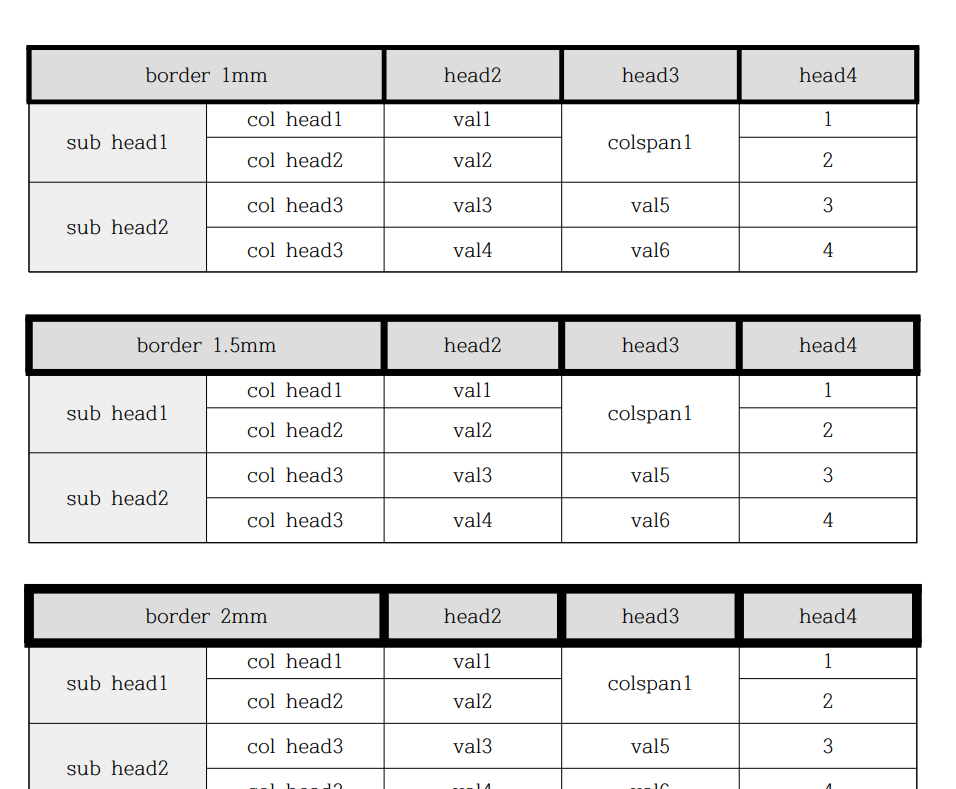
#> input picture checkLineScale/test-photo/line2.PNG, 956 x 789 px, found by its file name
$ python get_line_size.py   (older library calls are emulated)
#> lines starting #> are read from the running program, lines starting #| are printed output that depends on the picture; after the words box and inside, x2 and y2 are one past the last pixel; in counts of white or black regions, pixels touching at a corner belong together
# get line size
# 20200220
# minku Koo

import cv2
import matplotlib.pyplot as plt
import numpy as np
import sys

'''
라인 조건
1. 영역 벽에 붙어있음
2. 가장 긴 선

horizontal, vertical 구분
vertical 경우 -> horizontal 구조로 전환 후 계산

'''


class GetLineSize:
    def __init__(self, filename, regions, block_size = 15, c=0):
#> called with filename = './test-photo/line2.png', block_size = 15, c = 0
        self.filename = filename # file path
        # x1, x2, y1, y2
        self.p0, self.p1 = [regions[0], regions[2]], [regions[1], regions[3]]
        self.image = cv2.imread(self.filename) # read png file
#> self.image is the input picture: shape (789, 956, 3); mean B, G, R 225.3, 225.3, 225.3
        self.image_gray = cv2.cvtColor(self.image, cv2.COLOR_BGR2GRAY) # image to gray
        self.block_size = block_size # 주변 블록 사이즈
        self.c = c # 가감 상수
        self.div_line_scale = 120

        self.line_sizes = []
        self.line_size = []
        self.line_scale = 15

        self.main()


    # line size 계산
    def main(self):
        threshold = self.getThreshold(self.image_gray)

        #가로선 두께 계산
        horizontal_size = self.calc_line_size(threshold)
        # 회전
        threshold = self.vertical_to_horizontal(threshold)
        #세로선 두께 계산
        vertical_size = self.calc_line_size(threshold)

        self.line_sizes = horizontal_size + vertical_size
        self.line_size = list(set(self.line_sizes))

        self.line_scale = 120 # function

        return 0

    # Threshold계산
    def getThreshold(self, image_gray):
        threshold = cv2.adaptiveThreshold(
                        np.invert(image_gray),
                        255, #흑백 명도 최대값
                        cv2.ADAPTIVE_THRESH_GAUSSIAN_C,  #평균 계산 방법 / ADAPTIVE_THRESH_MEAN_C
                        cv2.THRESH_BINARY, # 흑백 반전 여부 /THRESH_BINARY_INV
                        self.block_size, # 블록 사이즈
                        self.c # 가감 상수
                    )
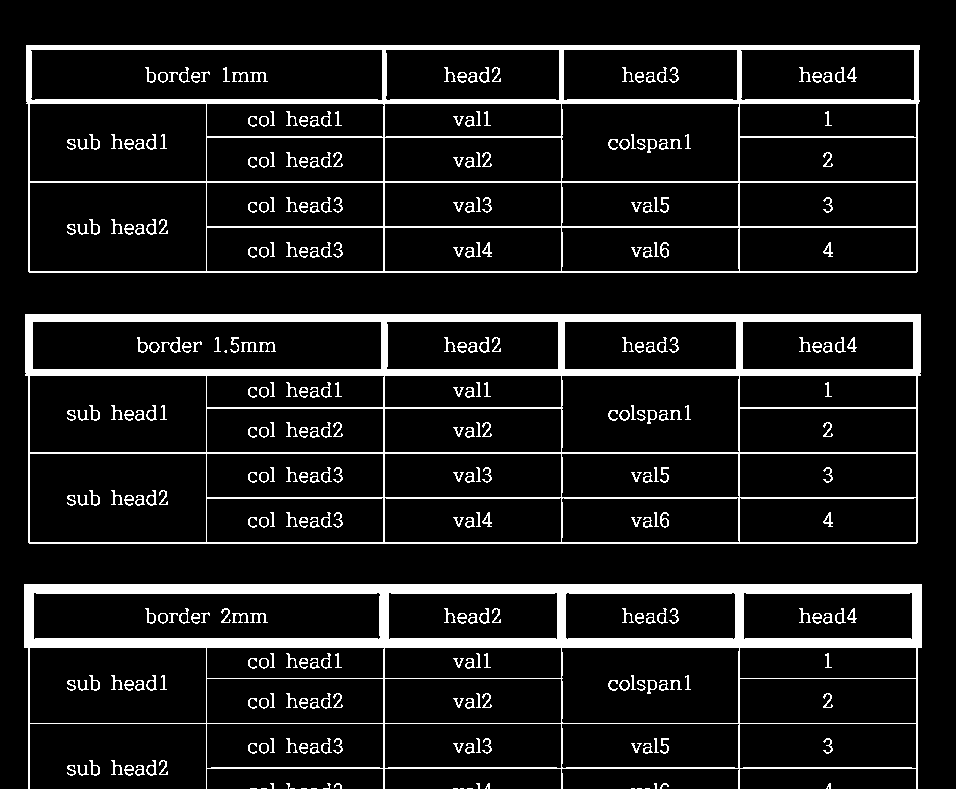
#> threshold: shape (789, 956); 10.8% white; 332 white regions (19 under 20 px), largest, box (x1, y1, x2, y2) and area: (24, 584, 922, 789) 24353, (25, 314, 921, 544) 22958, (26, 45, 920, 273) 17971
        return threshold

    # 반시계 방향으로 돌려줌, 세로선 to 가로선
    def vertical_to_horizontal(self, threshold):
        convert = [] #회전한 threshold
        for i in range(threshold.shape[1]):
            temp=[]
            for th in threshold:
                temp.append(th[i])
            convert.append(temp)
        convert.reverse()
        convert = np.array(convert)

        # 좌표값 변경
        temp = self.p0
        self.p0 = [self.p0[1], convert.shape[1]-self.p1[0]]
        self.p1 = [self.p1[1], convert.shape[1]-temp[0]]

        return convert

    # 나중에 삭제할 것 > 호출한 부분도 삭제할 것
    def show_plot(self, threshold):
        resize_img = cv2.resize(threshold, (500, 500))
        # cv2.imshow("show image", resize_img)
        # cv2.waitKey(0)

        pass

    # 영역에서 라인 두께 리스트 반환
    def line_size_list(self, dict):
        # 아무 선 감지 안된 경우
        if dict == {}: return []

        #최대 선 길이
        max_size = max(dict.keys())

        # 연속된 선 리스트, 인덱스
        tempList, temp = [], dict[max_size][0]-1
        size_list = [] # 선 두께 리스트
        for index in dict[max_size]:
            if index != temp+1: #연속되지 않은 경우
                size_list.append(len(tempList))
                tempList = [index] #선 리스트 초기화
            else: #연속된 경우
                tempList.append(index) #선 두께 추가
            temp = index
        size_list.append(len(tempList)) #마지막에 감지된 선 추가
        # print("size_list:",size_list)
        return size_list

    def calc_line_size(self, threshold): # case horizontal
        size = threshold.shape[1] // self.div_line_scale
        el = cv2.getStructuringElement(cv2.MORPH_RECT, ( size, 1 ))
        self.show_plot(threshold)

        # set region / remove except regions
        region_mask = np.zeros(threshold.shape)
        x1, y1 = self.p0[0], self.p0[1]
        x2, y2 = self.p1[0], self.p1[1]
        region_mask[y1 : y2, x1 : x2] = 1
        threshold = np.multiply(threshold, region_mask)
#> threshold: shape (789, 956) float64; 0.15% white in thin lines or dots, all inside (x1, y1, x2, y2) = (333, 400, 420, 544)

        # opening
        threshold = cv2.erode(threshold, el) # erosion
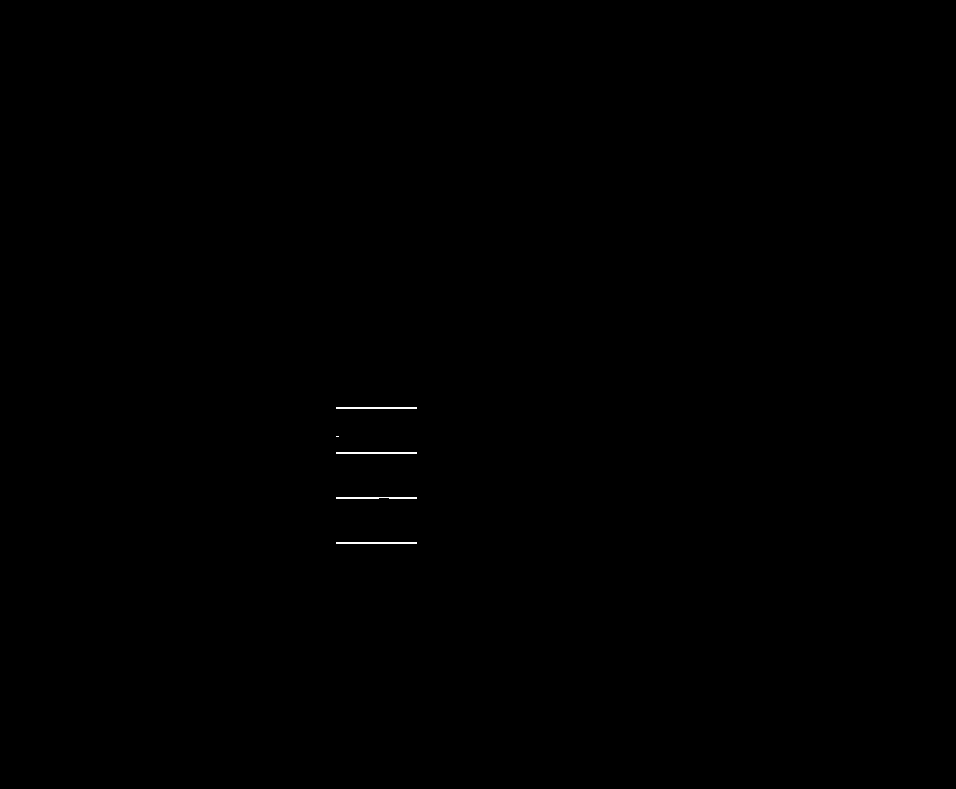
#> threshold: shape (789, 956) float64; 0.08% white in thin lines or dots, all inside (x1, y1, x2, y2) = (336, 407, 417, 544)
        threshold = cv2.dilate(threshold, el) # dilation
#> threshold: shape (789, 956) float64; 0.09% white in thin lines or dots, all inside (x1, y1, x2, y2) = (333, 407, 420, 544)

        try:
            _, contours, _ = cv2.findContours(
                threshold.astype(np.uint8), cv2.RETR_EXTERNAL, cv2.CHAIN_APPROX_SIMPLE
            )
#> contours = 5 contours, 1 with area under 20; largest, box (x1, y1, x2, y2) and area: (333, 542, 420, 544) 86, (333, 452, 420, 454) 86, (333, 407, 420, 409) 86, (333, 497, 420, 499) 82
        except ValueError:
            # for opencv backward compatibility
            contours, _ = cv2.findContours(
                threshold.astype(np.uint8), cv2.RETR_EXTERNAL, cv2.CHAIN_APPROX_SIMPLE
            )

        for c in contours:
            # print("c>",cv2.boundingRect(c))
            pass
#> this loop made 5 passes
#> c on passes 1, 3, 4, 5: [[333, 542], [333, 543], [419, 543], [419, 542]], [[333, 452], [333, 453], [419, 453], [419, 452]], [[333, 436], [341, 436]], [[333, 407], [333, 408], [419, 408], [419, 407]]


        self.show_plot(threshold)

        threshold_mark = threshold[ y1:y2, x1:x2 ]
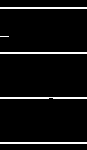
#> threshold_mark: shape (150, 87) float64; 5.4% white in thin lines or dots
        horizonSize = threshold_mark.shape[1] # 영역 가로 픽셀값

        # key: line size / value: line index
        line_detected = {} # 감지된 line 저장
        index = -1 # 세로 인덱스(per pixel) , for문 처음에 1 추가하면서 시작하기 때문에 -1로 설정
        for horizontal in threshold_mark: # one  horizontal line
            index+=1
            # 양 사이드 모두 0일 경우 = line으로 볼 수 없음
            if horizontal[0] ==0 and horizontal[-1] ==0: continue
            # 모든 픽셀값이 1개일 경우=모든 픽셀에 0이상 값 존재 / all pixel is filled
            # (모두 0일 경우는 위에서 걸러짐)
            if len(set(horizontal)) == 1 :
                if horizonSize in line_detected.keys():
                    line_detected[horizonSize].append(index)
                else: line_detected[horizonSize] = [index]
                continue

            lineSize = 0 # line size 초기화
            temp = horizontal[0] # 초기값은 0번째 index로 설정 (비교 위해)
            for cell in enumerate(horizontal):
                if cell[1] != temp:
                    lineSize = cell[0]+1
                    break

            # 계산된 line width와line index를 저장
            if lineSize in line_detected.keys():
                line_detected[lineSize].append(index)
            else: line_detected[lineSize] = [index]
#> this loop made 150 passes
#> temp on passes 37, 99: 255, 255
#> after the loop, index = 149; line_detected = {87: [7, 8, 52, 53, 97, 142, 143], 10: [36], 50: [98]}

        # line size 계산하고 반환
        return self.line_size_list(line_detected)
#> in line_size_list, `max_size = max(dict.keys())`: max_size = 87
#> in line_size_list, `tempList, temp = [], dict[max_size][0]-1`: tempList = []; temp = 6
#> the loop in line_size_list, `for index in dict[max_size]:` made 7 passes
#> (index, temp) on passes 3, 5, 6: (52, 52), (97, 97), (142, 142)
#> after the loop in line_size_list, `for index in dict[max_size]:`: size_list = [2, 2, 1]


if __name__ ==  "__main__":
    dirpath = "./test-photo/"

    imgname = "page-2"
    imgname = "line2"


    p0=[360, 210]
    p1=[420, 333]

    p0=[333, 400]
    p1=[420, 550]

    regions = [p0[0],p1[0], p0[1],p1[1]]

    getlinesize = GetLineSize(dirpath+ imgname+'.png', regions)
#> in main, `horizontal_size = self.calc_line_size(threshold)`: horizontal_size = [2, 2, 1, 2]
#> in main, `threshold = self.vertical_to_horizontal(threshold)`:
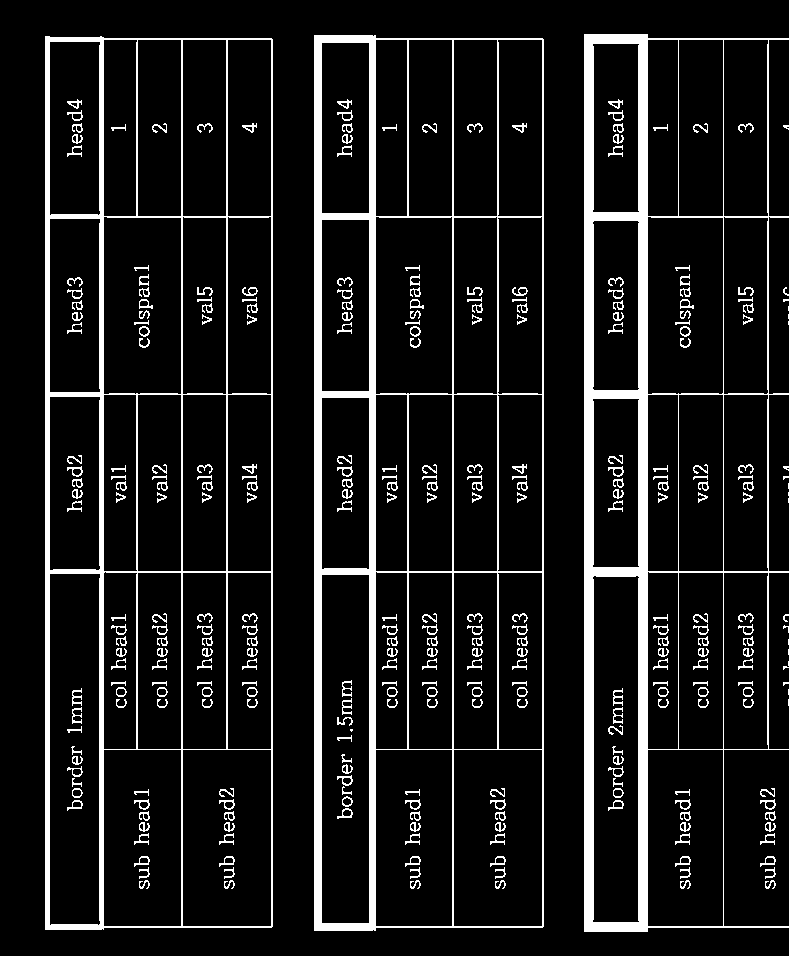
#> threshold: shape (956, 789); 10.8% white; 332 white regions (19 under 20 px), largest, box (x1, y1, x2, y2) and area: (584, 34, 789, 932) 24353, (314, 35, 544, 931) 22958, (45, 36, 273, 930) 17971
#> in show_plot (call 3), `resize_img = cv2.resize(threshold, (500, 500))`:
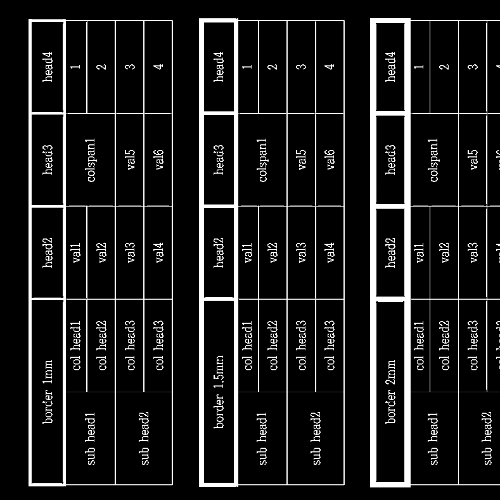
#> resize_img: shape (500, 500); min 0, max 255, mean 27.5
#> in calc_line_size (call 2), `threshold = cv2.erode(threshold, el)`:
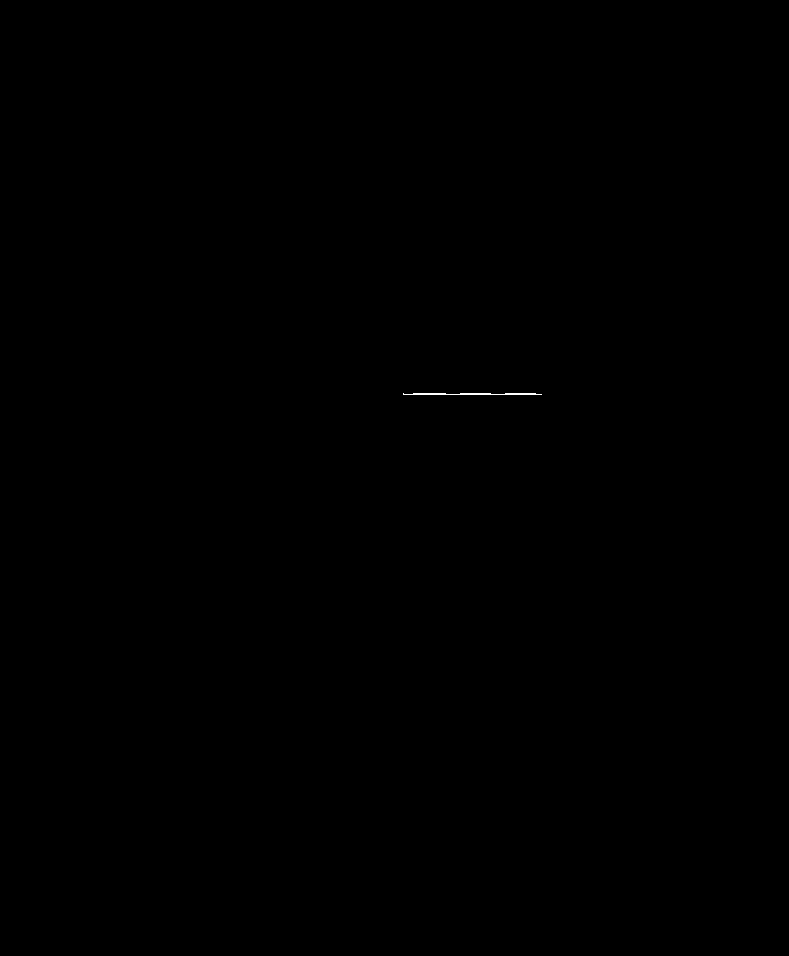
#> threshold: shape (956, 789) float64; 0.03% white in thin lines or dots, all inside (x1, y1, x2, y2) = (403, 393, 542, 395)
#> in calc_line_size (call 2), `_, contours, _ = cv2.findContours( threshold.astype(np.uint8), cv2.RET..`: contours = 1 contour; box (x1, y1, x2, y2) and area: (401, 393, 545, 395) 116
#> the loop in calc_line_size (call 2), `for c in contours: # print("c>",cv2.boundingRect(c))` made 1 pass
#> in calc_line_size (call 2), `threshold_mark = threshold[ y1:y2, x1:x2 ]`:
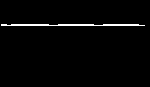
#> threshold_mark: shape (87, 150) float64; 2% white in thin lines or dots, all inside (x1, y1, x2, y2) = (1, 24, 145, 26)
#> the loop in calc_line_size (call 2), `for horizontal in threshold_mark:` made 87 passes
#> after the loop in calc_line_size (call 2), `for horizontal in threshold_mark:`: index = 86; line_detected = 0 items
#> in main, `vertical_size = self.calc_line_size(threshold)`: vertical_size = []
#> in main, `self.line_sizes = horizontal_size + vertical_size`: self.line_sizes = [2, 2, 1, 2]
#> in main, `self.line_size = list(set(self.line_sizes))`: self.line_size = [1, 2]
    print("**--- after class ---")
    print(getlinesize.line_size)
#| [1, 2]
    print(getlinesize.line_sizes)
#| [2, 2, 1, 2]
    print(getlinesize.line_scale)

$ run again, with checkLineScale/test-photo/line3.PNG copied over checkLineScale/test-photo/line2.PNG
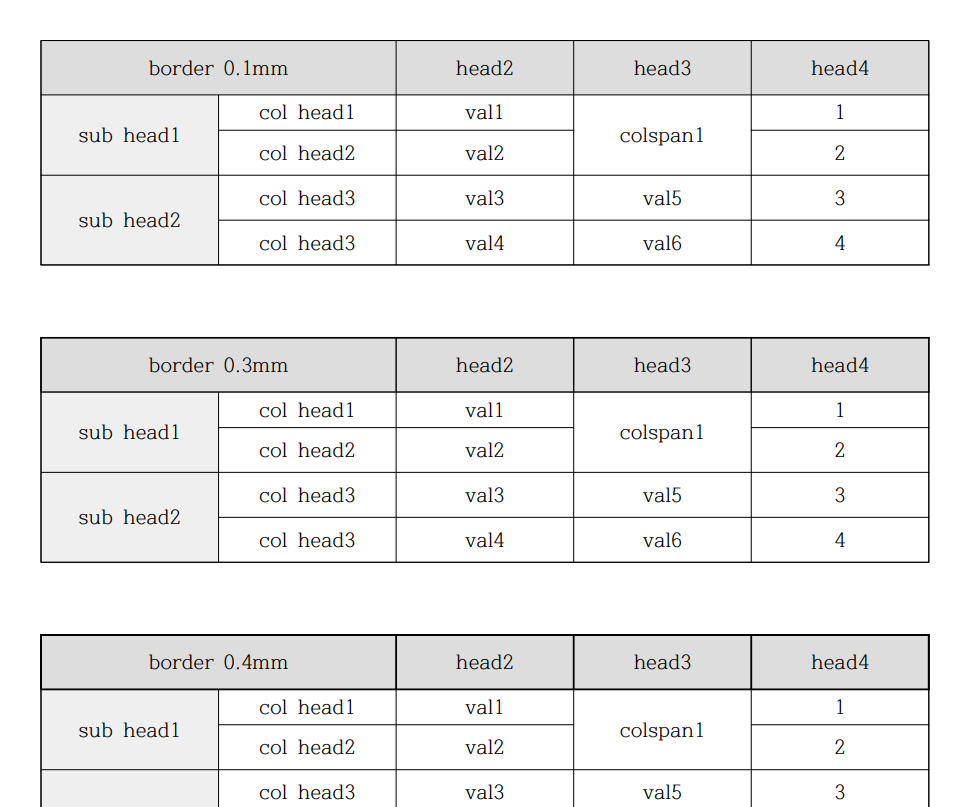
#> input picture checkLineScale/test-photo/line3.PNG, 968 x 807 px, found by its file name
#> in __init__, self.image is the input picture: shape (807, 968, 3); mean B, G, R 237.4, 237.4, 237.4
#> in calc_line_size, `threshold = np.multiply(threshold, region_mask)`:
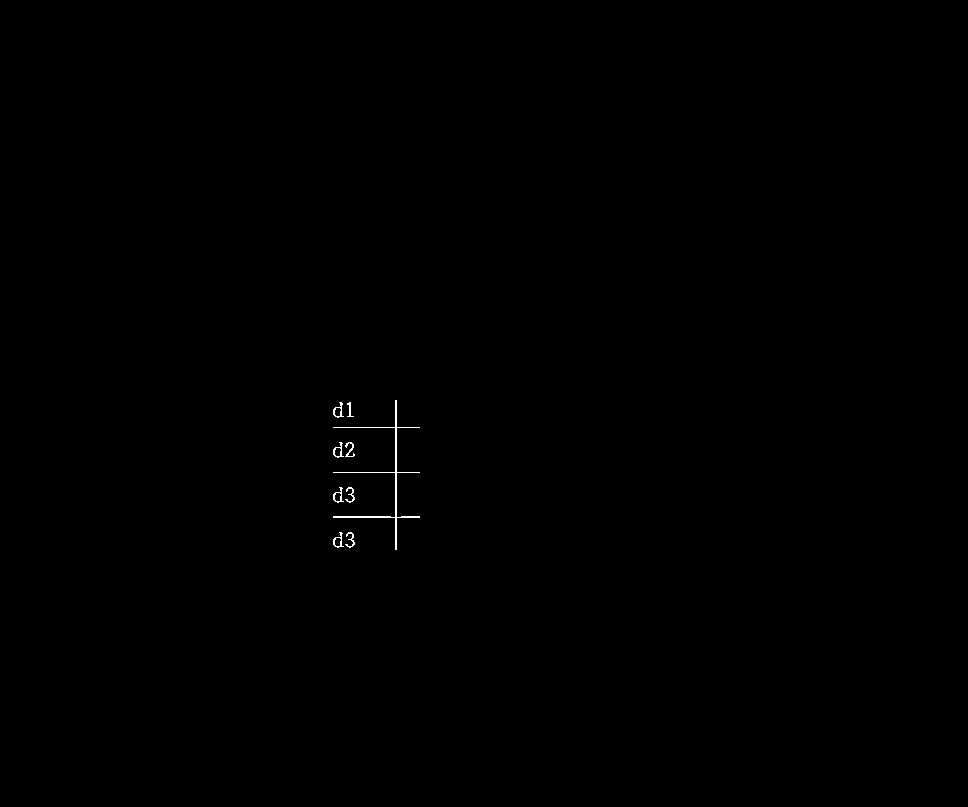
#> threshold: shape (807, 968) float64; 0.14% white in thin lines or dots, all inside (x1, y1, x2, y2) = (333, 400, 420, 550)
#> contours = 8 contours, 7 with area under 20; largest, box (x1, y1, x2, y2) and area: (334, 516, 421, 518) 76
#> the loop in calc_line_size, `for c in contours: # print("c>",cv2.boundingRect(c))` made 8 passes
#> c on passes 1, 3, 4, 5, 6, 7, 8: [[336, 546], [344, 546]], [[336, 501], [344, 501]], [[334, 472], [420, 472]], [[346, 456], [354, 456]], [[336, 456], [344, 456]], [[334, 427], [420, 427]], [[336, 416], [344, 416]]
#> threshold_mark: shape (150, 87) float64; 2.9% white in thin lines or dots, all inside (x1, y1, x2, y2) = (1, 16, 87, 147)
#> the loop in calc_line_size, `for horizontal in threshold_mark:` made 150 passes
#> temp on pass 28: 0
#> after the loop in calc_line_size, `for horizontal in threshold_mark:`: index = 149; line_detected = {2: [27, 72, 116, 117]}
#> max_size = 2
#> in line_size_list, `tempList, temp = [], dict[max_size][0]-1`: tempList = []; temp = 26
#> the loop in line_size_list, `for index in dict[max_size]:` made 4 passes
#> (index, temp) on passes 2 to 3: (72, 72), (116, 116)
#> after the loop in line_size_list, `for index in dict[max_size]:`: size_list = [1, 1]
#> horizontal_size = [1, 1, 2]
#> contours = 6 contours, 5 with area under 20; largest, box (x1, y1, x2, y2) and area: (401, 393, 551, 395) 126
#> the loop in calc_line_size (call 2), `for c in contours: # print("c>",cv2.boundingRect(c))` made 6 passes
#> c on passes 1 to 5: [[403, 468], [403, 469], [417, 469], [417, 468]], [[533, 466], [533, 467], [547, 467], [547, 466]], [[489, 466], [494, 466]], [[444, 466], [450, 466]], [[496, 465], [501, 465]]
#> in calc_line_size (call 2), `threshold_mark = threshold[ y1:y2, x1:x2 ]`:
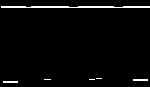
#> threshold_mark: shape (87, 150) float64; 2.7% white in thin lines or dots, all inside (x1, y1, x2, y2) = (1, 6, 150, 83)
#> the loop in calc_line_size (call 2), `for horizontal in threshold_mark:` made 87 passes
#> after the loop in calc_line_size (call 2), `for horizontal in threshold_mark:`: index = 86; line_detected = {2: [6, 7]}
#> the loop in line_size_list (call 2), `for index in dict[max_size]:` made 2 passes
#> (index, temp) on passes 1 to 2: (6, 6), (7, 7)
#> vertical_size = [2]
#> self.line_sizes = [1, 1, 2, 2]
#> self.line_size = [1, 2]
#| [1, 2]
#| [1, 1, 2, 2]
